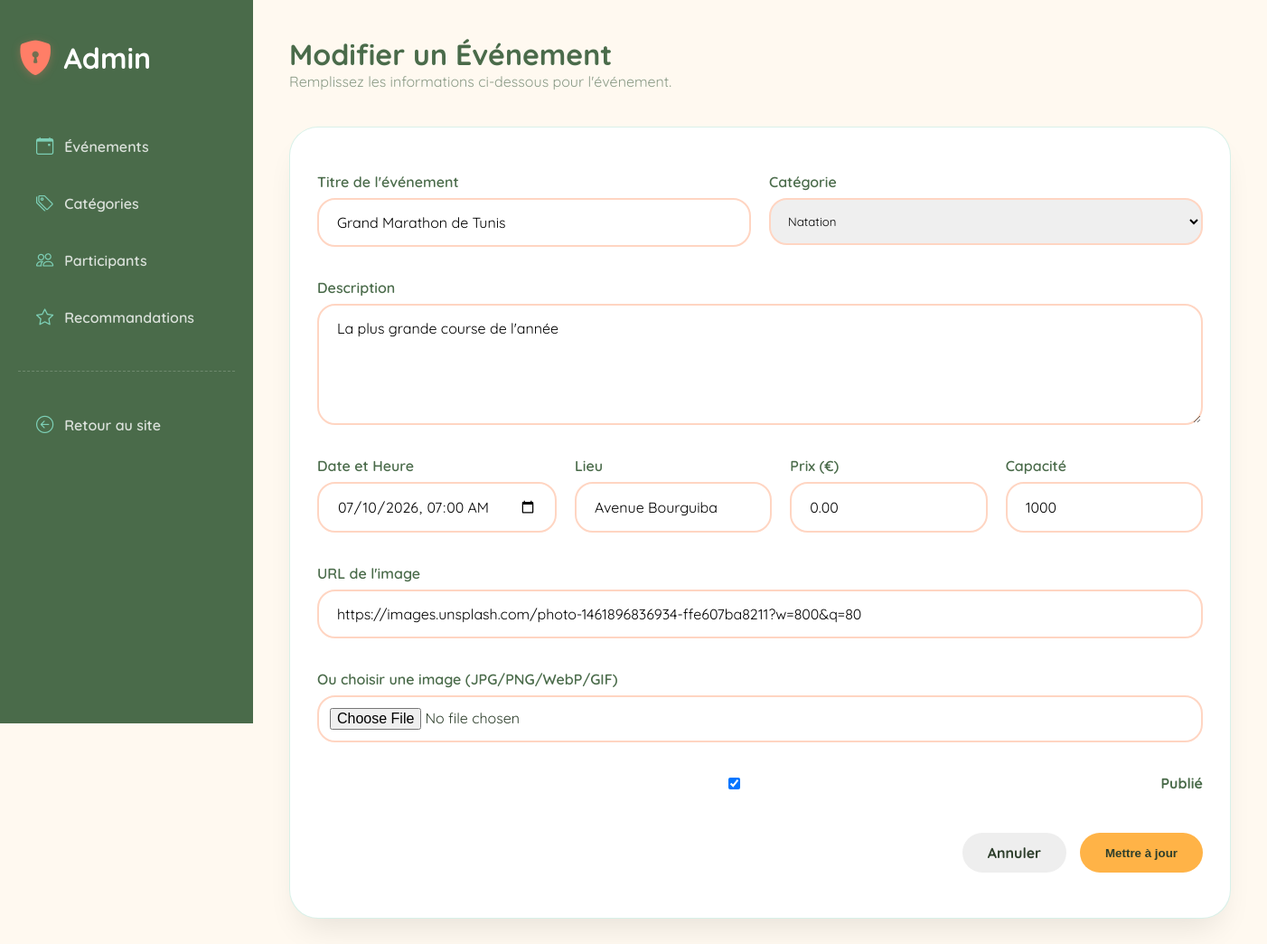
Page /evnemnet/admin.php?action=edit_event&id=2 on the committed database.
### tables this page shows
CREATE TABLE `evenements` (
  `id` int(11) NOT NULL,
  `titre` varchar(255) NOT NULL,
  `description` text DEFAULT NULL,
  `date_evenement` datetime NOT NULL,
  `lieu` varchar(255) DEFAULT NULL,
  `prix` decimal(10,2) DEFAULT 0.00,
  `capacite` int(11) DEFAULT 0,
  `categorie_id` int(11) DEFAULT NULL,
  `image_url` varchar(255) DEFAULT NULL
);

CREATE TABLE `categories` (
  `id` int(11) NOT NULL,
  `nom` varchar(100) NOT NULL,
  `description` text DEFAULT NULL,
  `image_url` varchar(255) DEFAULT NULL
);

### evnemnet/Controller/BackController.php (called while the page is built, shortened)
<?php
require_once __DIR__ . '/BaseController.php';
class BackController extends BaseController
{
    public function editEvent(int $id)
    {
        $evenement = $this->eventGetById($id);
        $categories = $this->categoryGetAll();
        require_once __DIR__ . '/../View/Back/evenement_form.php';
    }
}

### evnemnet/Controller/BaseController.php (called while the page is built, shortened)
<?php
abstract class BaseController
{
    protected function eventGetById(int $id): ?array
    {
        try {
            $pdo = get_pdo();
            $stmt = $pdo->prepare("
                SELECT e.*, c.nom AS categorie_nom
                FROM evenements e
                LEFT JOIN categories c ON e.categorie_id = c.id
                WHERE e.id = ?
            ");
            $stmt->execute([$id]);
            $row = $stmt->fetch();
            return $row ?: null;
        } catch (PDOException $e) {
            log_message('ERROR', 'BaseController::eventGetById(' . $id . ') - ' . $e->getMessage());
            return null;
        }
    }
    protected function categoryGetAll(): array
    {
        try {
            $pdo = get_pdo();
            $stmt = $pdo->query('SELECT * FROM categories ORDER BY nom ASC');
            return $stmt->fetchAll();
        } catch (PDOException $e) {
            log_message('ERROR', 'BaseController::categoryGetAll() - ' . $e->getMessage());
            return [];
        }
    }
}

### evnemnet/View/Back/evenement_form.php (the view, shortened to what this page needs)
<?php require_once __DIR__ . '/../layout/header_admin.php'; ?>
<?php $isEdit = isset($evenement); ?>
<div style="margin-bottom: 40px;">
    <h1 style="color: var(--deep); font-weight: 700;">
        <?= $isEdit ? 'Modifier' : 'Ajouter' ?> un Événement
    </h1>
    <p style="color: #8A9A86;">Remplissez les informations ci-dessous pour l'événement.</p>
</div>
<div class="section-card">
    <form action="admin.php?action=<?= $isEdit ? 'edit_event&id='.$evenement['id'] : 'add_event' ?>" method="POST" class="ingredient-group" enctype="multipart/form-data">
        <div style="display: grid; grid-template-columns: 1fr 1fr; gap: 20px; width: 100%;">
            <div style="display: flex; flex-direction: column; gap: 8px;">
                <label style="font-weight: 600; color: var(--deep);">Titre de l'événement</label>
                <input type="text" name="titre" value="<?= $isEdit ? htmlspecialchars($evenement['titre']) : '' ?>" required>
            </div>
            <div style="display: flex; flex-direction: column; gap: 8px;">
                <label style="font-weight: 600; color: var(--deep);">Catégorie</label>
                <select name="categorie_id" required style="padding: 15px; border-radius: 20px; border: 2px solid #FFD5C2; font-family: 'Quicksand';">
                    <?php foreach ($categories as $cat): ?>
                        <option value="<?= $cat['id'] ?>" <?= ($isEdit && $evenement['categorie_id'] == $cat['id']) ? 'selected' : '' ?>>
                            <?= htmlspecialchars($cat['nom']) ?>
                        </option>
                    <?php endforeach; ?>
                </select>
            </div>
        </div>
        <div style="display: flex; flex-direction: column; gap: 8px; width: 100%; margin-top: 20px;">
            <label style="font-weight: 600; color: var(--deep);">Description</label>
            <textarea name="description" rows="5"><?= $isEdit ? htmlspecialchars($evenement['description']) : '' ?></textarea>
        </div>
        <div style="display: grid; grid-template-columns: 1fr 1fr 1fr 1fr; gap: 20px; width: 100%; margin-top: 20px;">
            <div style="display: flex; flex-direction: column; gap: 8px;">
                <label style="font-weight: 600; color: var(--deep);">Date et Heure</label>
                <input type="datetime-local" name="date_evenement" value="<?= $isEdit ? date('Y-m-d\TH:i', strtotime($evenement['date_evenement'])) : '' ?>" required>
            </div>
            <div style="display: flex; flex-direction: column; gap: 8px;">
                <label style="font-weight: 600; color: var(--deep);">Lieu</label>
                <input type="text" name="lieu" value="<?= $isEdit ? htmlspecialchars($evenement['lieu']) : '' ?>" required>
            </div>
            <div style="display: flex; flex-direction: column; gap: 8px;">
                <label style="font-weight: 600; color: var(--deep);">Prix (€)</label>
                <input type="number" step="0.01" name="prix" value="<?= $isEdit ? $evenement['prix'] : '0.00' ?>">
            </div>
            <div style="display: flex; flex-direction: column; gap: 8px;">
                <label style="font-weight: 600; color: var(--deep);">Capacité</label>
                <input type="number" name="capacite" value="<?= $isEdit ? $evenement['capacite'] : '0' ?>">
            </div>
        </div>
        <div style="display: flex; flex-direction: column; gap: 8px; width: 100%; margin-top: 20px;">
            <label style="font-weight: 600; color: var(--deep);">URL de l'image</label>
            <input type="url" name="image_url" value="<?= $isEdit ? htmlspecialchars($evenement['image_url'] ?? '') : '' ?>" placeholder="https://example.com/image.jpg">
        </div>
        <div style="display: flex; flex-direction: column; gap: 8px; width: 100%; margin-top: 20px;">
            <label style="font-weight: 600; color: var(--deep);">Ou choisir une image (JPG/PNG/WebP/GIF)</label>
            <input type="file" name="image_file" accept="image/*" style="padding: 12px; border-radius: 20px; border: 2px solid #FFD5C2; background: white;">
        </div>
        <div style="display: flex; align-items: center; gap: 10px; width: 100%; margin-top: 20px;">
            <?php $pub = $isEdit ? (int)($evenement['is_published'] ?? 1) : 1; ?>
            <input type="checkbox" id="is_published" name="is_published" value="1" <?= $pub === 1 ? 'checked' : '' ?>>
            <label for="is_published" style="font-weight: 700; color: var(--deep);">Publié</label>
        </div>
        <div style="display: flex; justify-content: flex-end; gap: 15px; width: 100%; margin-top: 30px;">
            <a href="admin.php?action=events" class="edit-btn" style="background: #eee;">Annuler</a>
            <button type="submit" class="btn-primary">
                <?= $isEdit ? 'Mettre à jour' : 'Enregistrer l\'événement' ?>
            </button>
        </div>
    </form>
</div>
<?php require_once __DIR__ . '/../layout/footer_admin.php'; ?>

### evnemnet/assets/css/style.css (style rules this page uses)
* { margin: 0; padding: 0; box-sizing: border-box; }
body { font-family: 'Quicksand', sans-serif; background: #FFF9F0; color: #2D3E2B; scroll-behavior: smooth; }
:root { --coral: #FF7E67; --mint: #7DCFB6; --lavender: #C8A2F0; --sunset: #FFB347; --sage: #A3C4A2; --deep: #4A6B4A; --bg-warm: #FFF5E6; --card-white: #FFFFFF; --shadow: 0 20px 35px -12px rgba(0,0,0,0.1); --border-radius: 32px; }
.section-card { background: var(--card-white); border-radius: var(--border-radius); padding: 30px; margin: 40px 0; box-shadow: var(--shadow); transition: all 0.3s ease; border: 1px solid rgba(125,207,182,0.3); }
.edit-btn { background: var(--mint); border: none; padding: 12px 28px; border-radius: 60px; font-weight: 700; color: #2D3E2B; cursor: pointer; transition: 0.2s; text-decoration: none; display: inline-block; }
.ingredient-group { display: flex; gap: 15px; flex-wrap: wrap; margin: 20px 0; }
.ingredient-group input, .ingredient-group textarea { flex: 3; padding: 15px 20px; border-radius: 20px; border: 2px solid #FFD5C2; font-family: 'Quicksand', sans-serif; font-size: 1rem; background: white; }
.btn-primary { background: var(--sunset); border: none; padding: 12px 28px; border-radius: 60px; font-weight: 700; color: #2D3E2B; cursor: pointer; transition: 0.2s; text-decoration: none; }

### rows in the picture
evenements: titre "Grand Marathon de Tunis", categorie_id "Natation", description "La plus grande course de l'année", date_evenement "07/10/2026 07:00", lieu "Avenue Bourguiba", prix "0.00", capacite "1000", image_url "https://images.unsplash.com/photo-1461896836934-ffe607ba8211?w=800&q=80"
